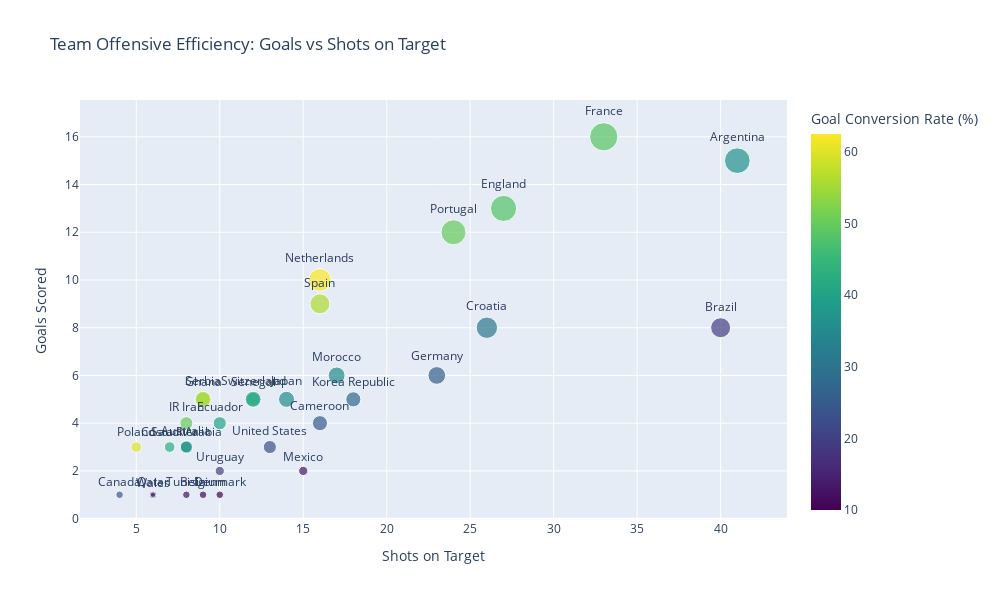

The notebook cell saved with this chart:
### Markdown cell above
###  Offensive_Performance
This section shifts focus from attacking volume to attacking efficiency, analyzing how effectively teams converted shots on target into goals.
While overall attacking output is covered in the Top Team Performers section, this analysis isolates finishing quality by comparing goals scored against shots on target at the team level.
By examining both shot volume and goal conversion rate together, the visualization highlights why some teams scored more despite taking fewer shots, while others struggled to convert high shot volumes into goals.

### Code cell
# Offensive Efficiency: Shots on Target vs Goals
# Use percentage for easier interpretation
team_summary['goal_conversion_rate_pct'] = np.where( team_summary['team_shots_on_target'] > 0,
    (team_summary['team_goals'] / team_summary['team_shots_on_target']) * 100,0)

fig = px.scatter(
    data_frame=team_summary,
    x='team_shots_on_target',
    y='team_goals',
    color='goal_conversion_rate_pct',      # use % for color
    size='team_goal_contributions',        # total contributions
    hover_name='team',
    hover_data={
        'team_shots_on_target': True,
        'team_goals': True,
        'goal_conversion_rate_pct': ':.1f',
        'team_goal_contributions': True
    },
    text='team',
    color_continuous_scale='Viridis',
    title='Team Offensive Efficiency: Goals vs Shots on Target'
)

fig.update_traces(textposition='top center')
fig.update_layout(
    xaxis_title='Shots on Target',
    yaxis_title='Goals Scored',
    coloraxis_colorbar=dict(title='Goal Conversion Rate (%)'),
    width=1000,
    height=600
)

fig.show()
fig.write_html("team_offensive_efficiency.html")

### Figure 1 — Plotly figure (JSON) as saved in the notebook; plotly's stock layout.template omitted (floating-point values rounded to 4 significant figures)
{"data": [{"customdata": [[36.59, 23], [37.5, 6], [11.11, 2], [20, 14], [25, 8], [25, 2], [42.86, 4], [30.77, 16], [10, 2], [40, 6], [48.15, 24], [48.48, 28], [26.09, 11], [55.56, 7], [50, 6], [35.71, 9], [27.78, 8], [13.33, 3], [35.29, 10], [62.5, 18], [60, 4], [50, 22], [16.67, 2], [37.5, 5], [41.67, 7], [55.56, 9], [56.25, 14], [41.67, 9], [12.5, 2], [23.08, 6], [20, 3], [16.67, 1]], "hovertemplate": "<b>%{hovertext}</b><br><br>team_shots_on_target=%{x}<br>team_goals=%{y}<br>team_goal_contributions=%{customdata[1]}<br>team=%{text}<br>goal_conversion_rate_pct=%{marker.color:.1f}<extra></extra>", "hovertext": ["Argentina", "Australia", "Belgium", "Brazil", "Cameroon", "Canada", "Costa Rica", "Croatia", "Denmark", "Ecuador", "England", "France", "Germany", "Ghana", "IR Iran", "Japan", "Korea Republic", "Mexico", "Morocco", "Netherlands", "Poland", "Portugal", "Qatar", "Saudi Arabia", "Senegal", "Serbia", "Spain", "Switzerland", "Tunisia", "United States", "Uruguay", "Wales"], "legendgroup": "", "marker": {"color": [36.59, 37.5, 11.11, 20, 25, 25, 42.86, 30.77, 10, 40, 48.15, 48.48, 26.09, 55.56, 50, 35.71, 27.78, 13.33, 35.29, 62.5, 60, 50, 16.67, 37.5, 41.67, 55.56, 56.25, 41.67, 12.5, 23.08, 20, 16.67], "coloraxis": "coloraxis", "size": [23, 6, 2, 14, 8, 2, 4, 16, 2, 6, 24, 28, 11, 7, 6, 9, 8, 3, 10, 18, 4, 22, 2, 5, 7, 9, 14, 9, 2, 6, 3, 1], "sizemode": "area", "sizeref": 0.07, "symbol": "circle"}, "mode": "markers+text", "name": "", "orientation": "v", "showlegend": false, "text": ["Argentina", "Australia", "Belgium", "Brazil", "Cameroon", "Canada", "Costa Rica", "Croatia", "Denmark", "Ecuador", "England", "France", "Germany", "Ghana", "IR Iran", "Japan", "Korea Republic", "Mexico", "Morocco", "Netherlands", "Poland", "Portugal", "Qatar", "Saudi Arabia", "Senegal", "Serbia", "Spain", "Switzerland", "Tunisia", "United States", "Uruguay", "Wales"], "textposition": "top center", "type": "scatter", "x": [41, 8, 9, 40, 16, 4, 7, 26, 10, 10, 27, 33, 23, 9, 8, 14, 18, 15, 17, 16, 5, 24, 6, 8, 12, 9, 16, 12, 8, 13, 10, 6], "xaxis": "x", "y": [15, 3, 1, 8, 4, 1, 3, 8, 1, 4, 13, 16, 6, 5, 4, 5, 5, 2, 6, 10, 3, 12, 1, 3, 5, 5, 9, 5, 1, 3, 2, 1], "yaxis": "y"}], "layout": {"coloraxis": {"colorbar": {"title": {"text": "Goal Conversion Rate (%)"}}, "colorscale": [[0, "#440154"], [0.1111, "#482878"], [0.2222, "#3e4989"], [0.3333, "#31688e"], [0.4444, "#26828e"], [0.5556, "#1f9e89"], [0.6667, "#35b779"], [0.7778, "#6ece58"], [0.8889, "#b5de2b"], [1, "#fde725"]]}, "height": 600, "legend": {"itemsizing": "constant", "tracegroupgap": 0}, "title": {"text": "Team Offensive Efficiency: Goals vs Shots on Target"}, "width": 1000, "xaxis": {"anchor": "y", "domain": [0, 1], "title": {"text": "Shots on Target"}}, "yaxis": {"anchor": "x", "domain": [0, 1], "title": {"text": "Goals Scored"}}}}
